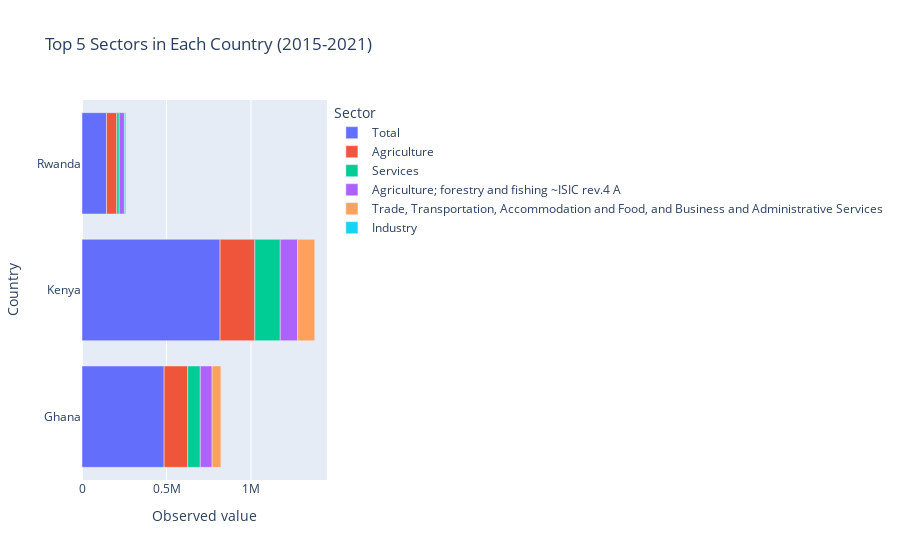

Notebook source saved alongside this figure:
### Markdown cell above
#### Analysis by Sectors in Each Country

### Code cell
# Group by 'Country' and 'Sector', summing up 'Observed value' for each combination
grouped_df = filtered_df.groupby(['Country', 'Sector'])['Observed value'].sum().reset_index()

# For each country, get the top 5 sectors based on 'Observed value'
top_sectors = grouped_df.groupby('Country').apply(lambda x: x.nlargest(5, 'Observed value')).reset_index(drop=True)

# Create an interactive horizontal bar plot using Plotly
fig = px.bar(top_sectors, y='Country', x='Observed value', color='Sector',
             orientation='h',
             title='Top 5 Sectors in Each Country (2015-2021)')

# Show the plot
fig.show()

### Figure 1 — Plotly figure (JSON) as saved in the notebook; plotly's stock layout.template omitted (floating-point values rounded to 4 significant figures)
{"data": [{"alignmentgroup": "True", "hovertemplate": "Sector=Total<br>Observed value=%{x}<br>Country=%{y}<extra></extra>", "legendgroup": "Total", "marker": {"color": "#636efa", "pattern": {"shape": ""}}, "name": "Total", "offsetgroup": "Total", "orientation": "h", "showlegend": true, "textposition": "auto", "type": "bar", "x": [485800.0, 817100.0, 145000.0], "xaxis": "x", "y": ["Ghana", "Kenya", "Rwanda"], "yaxis": "y"}, {"alignmentgroup": "True", "hovertemplate": "Sector=Agriculture<br>Observed value=%{x}<br>Country=%{y}<extra></extra>", "legendgroup": "Agriculture", "marker": {"color": "#EF553B", "pattern": {"shape": ""}}, "name": "Agriculture", "offsetgroup": "Agriculture", "orientation": "h", "showlegend": true, "textposition": "auto", "type": "bar", "x": [139700.0, 205300.0, 60800.0], "xaxis": "x", "y": ["Ghana", "Kenya", "Rwanda"], "yaxis": "y"}, {"alignmentgroup": "True", "hovertemplate": "Sector=Services<br>Observed value=%{x}<br>Country=%{y}<extra></extra>", "legendgroup": "Services", "marker": {"color": "#00cc96", "pattern": {"shape": ""}}, "name": "Services", "offsetgroup": "Services", "orientation": "h", "showlegend": true, "textposition": "auto", "type": "bar", "x": [74350.0, 150800.0, 14420.0], "xaxis": "x", "y": ["Ghana", "Kenya", "Rwanda"], "yaxis": "y"}, {"alignmentgroup": "True", "hovertemplate": "Sector=Agriculture; forestry and fishing ~ISIC rev.4 A<br>Observed value=%{x}<br>Country=%{y}<extra></extra>", "legendgroup": "Agriculture; forestry and fishing ~ISIC rev.4 A", "marker": {"color": "#ab63fa", "pattern": {"shape": ""}}, "name": "Agriculture; forestry and fishing ~ISIC rev.4 A", "offsetgroup": "Agriculture; forestry and fishing ~ISIC rev.4 A", "orientation": "h", "showlegend": true, "textposition": "auto", "type": "bar", "x": [69930.0, 102700.0, 30750.0], "xaxis": "x", "y": ["Ghana", "Kenya", "Rwanda"], "yaxis": "y"}, {"alignmentgroup": "True", "hovertemplate": "Sector=Trade, Transportation, Accommodation and Food, and Business and Administrative Services<br>Observed value=%{x}<br>Country=%{y}<extra></extra>", "legendgroup": "Trade, Transportation, Accommodation and Food, and Business and Administrative Services", "marker": {"color": "#FFA15A", "pattern": {"shape": ""}}, "name": "Trade, Transportation, Accommodation and Food, and Business and Administrative Services", "offsetgroup": "Trade, Transportation, Accommodation and Food, and Business and Administrative Services", "orientation": "h", "showlegend": true, "textposition": "auto", "type": "bar", "x": [51990.0, 101300.0], "xaxis": "x", "y": ["Ghana", "Kenya"], "yaxis": "y"}, {"alignmentgroup": "True", "hovertemplate": "Sector=Industry<br>Observed value=%{x}<br>Country=%{y}<extra></extra>", "legendgroup": "Industry", "marker": {"color": "#19d3f3", "pattern": {"shape": ""}}, "name": "Industry", "offsetgroup": "Industry", "orientation": "h", "showlegend": true, "textposition": "auto", "type": "bar", "x": [7884.0], "xaxis": "x", "y": ["Rwanda"], "yaxis": "y"}], "layout": {"autosize": true, "barmode": "relative", "legend": {"title": {"text": "Sector"}, "tracegroupgap": 0}, "title": {"text": "Top 5 Sectors in Each Country (2015-2021)"}, "xaxis": {"anchor": "y", "autorange": true, "domain": [0, 1], "range": [0, 1450000.0], "title": {"text": "Observed value"}, "type": "linear"}, "yaxis": {"anchor": "x", "autorange": true, "domain": [0, 1], "range": [-0.5, 2.5], "title": {"text": "Country"}, "type": "category"}}}
